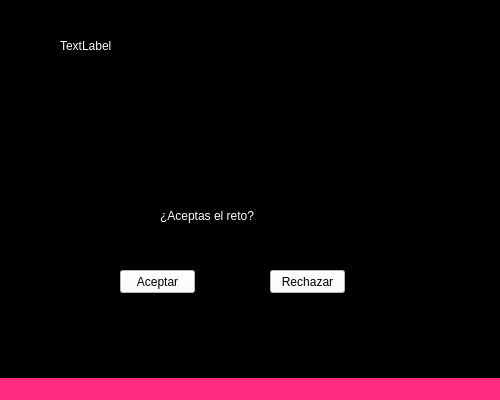
<?xml version="1.0" encoding="UTF-8"?>
<ui version="4.0">
 <class>MainWindow</class>
 <widget class="QMainWindow" name="MainWindow">
  <property name="geometry">
   <rect>
    <x>0</x>
    <y>0</y>
    <width>500</width>
    <height>400</height>
   </rect>
  </property>
  <property name="minimumSize">
   <size>
    <width>500</width>
    <height>400</height>
   </size>
  </property>
  <property name="maximumSize">
   <size>
    <width>500</width>
    <height>400</height>
   </size>
  </property>
  <property name="windowTitle">
   <string>MainWindow</string>
  </property>
  <property name="styleSheet">
   <string notr="true">background-color: rgb(255, 43, 128);</string>
  </property>
  <widget class="QWidget" name="centralwidget">
   <property name="styleSheet">
    <string notr="true">background-color: rgb(0, 0, 0);</string>
   </property>
   <widget class="QLabel" name="label_user">
    <property name="geometry">
     <rect>
      <x>60</x>
      <y>30</y>
      <width>381</width>
      <height>31</height>
     </rect>
    </property>
    <property name="styleSheet">
     <string notr="true">color: rgb(255, 255, 255);
font: 75 12pt &quot;Segoe Print&quot;;</string>
    </property>
    <property name="text">
     <string>TextLabel</string>
    </property>
   </widget>
   <widget class="QLabel" name="label">
    <property name="geometry">
     <rect>
      <x>60</x>
      <y>90</y>
      <width>371</width>
      <height>81</height>
     </rect>
    </property>
    <property name="text">
     <string/>
    </property>
    <property name="pixmap">
     <pixmap>Sprites/Logos/logo_fondo _negro.png</pixmap>
    </property>
    <property name="scaledContents">
     <bool>true</bool>
    </property>
   </widget>
   <widget class="QLabel" name="label_user_2">
    <property name="geometry">
     <rect>
      <x>160</x>
      <y>200</y>
      <width>201</width>
      <height>31</height>
     </rect>
    </property>
    <property name="styleSheet">
     <string notr="true">color: rgb(255, 255, 255);
font: 75 12pt &quot;Segoe Print&quot;;</string>
    </property>
    <property name="text">
     <string>¿Aceptas el reto?</string>
    </property>
   </widget>
   <widget class="QPushButton" name="aceptar_button">
    <property name="geometry">
     <rect>
      <x>120</x>
      <y>270</y>
      <width>75</width>
      <height>23</height>
     </rect>
    </property>
    <property name="styleSheet">
     <string notr="true">background-color: rgb(255, 255, 255);</string>
    </property>
    <property name="text">
     <string>Aceptar</string>
    </property>
   </widget>
   <widget class="QPushButton" name="rechazar_button">
    <property name="geometry">
     <rect>
      <x>270</x>
      <y>270</y>
      <width>75</width>
      <height>23</height>
     </rect>
    </property>
    <property name="styleSheet">
     <string notr="true">background-color: rgb(255, 255, 255);</string>
    </property>
    <property name="text">
     <string>Rechazar</string>
    </property>
   </widget>
   <widget class="QLabel" name="label_4">
    <property name="geometry">
     <rect>
      <x>190</x>
      <y>300</y>
      <width>101</width>
      <height>51</height>
     </rect>
    </property>
    <property name="text">
     <string/>
    </property>
    <property name="pixmap">
     <pixmap>Sprites/Decoraciones/tarjeta.png</pixmap>
    </property>
    <property name="scaledContents">
     <bool>true</bool>
    </property>
   </widget>
  </widget>
  <widget class="QMenuBar" name="menubar">
   <property name="geometry">
    <rect>
     <x>0</x>
     <y>0</y>
     <width>500</width>
     <height>21</height>
    </rect>
   </property>
  </widget>
  <widget class="QStatusBar" name="statusbar"/>
 </widget>
 <resources/>
 <connections/>
</ui>
